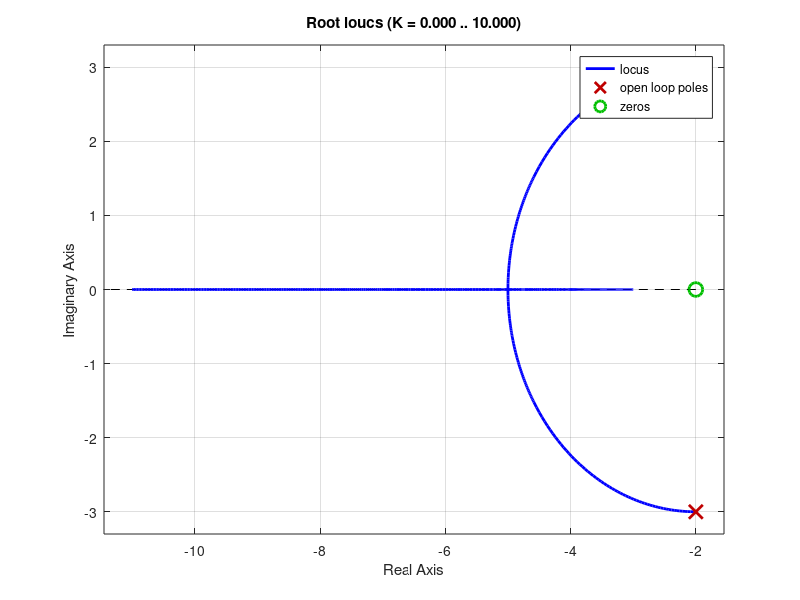

Write MATLAB code to recreate this figure.
%%
% Emin Kartci
% Control Systems

% Topics
% 1 - Root Locus

% 2 - Check if a point satisfy the angle condition

% 3 - Find K satisfies the Mangitude Condition


%% Code
G = tf([1 2], [1 4 13]);
H = 1;

% a) Plot the root locus of the system

rlocus(G*H)

% b) does s_star=-4.06+2.18j satisfy the angle condition?

s_star=-4.06+2.18*1i
angle((s_star+2)/(s_star^2+4*s_star+13))

% c) Is s_star on root-locus? yes, because it satisfies the angle cond.

% d)Is s_star a pole of the system? It should also satisfy the mag. cond.

abs((s_star+2)/(s_star^2+4*s_star+13));

% e) Find a constant K such that s_star becomes a pole of the system

K = 1 / (0.2427);

abs(K*(s_star+2)/(s_star^2+4*s_star+13))

T = feedback(G, H);
zpk(T)


T = feedback(K*G, H);
zpk(T)

% f) Can we find a K such that the system will have a pole at s_star=-4+j
s_star=-4+j;
angle((s_star+2)/(s_star^2+4*s_star+13))

% g) Find K such that the Ts is reduced by 1/2

% Ts = 4/(zeta*wn)

% original system has zeta*wn=2.5, Ts = 4/2.5=1.6 seconds
% I want the new system to have 0.8 seconds of settling time